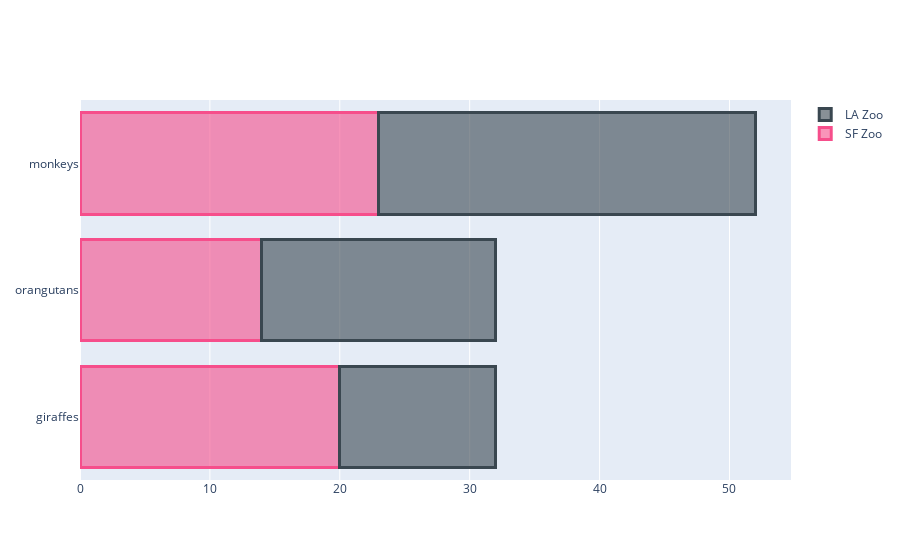
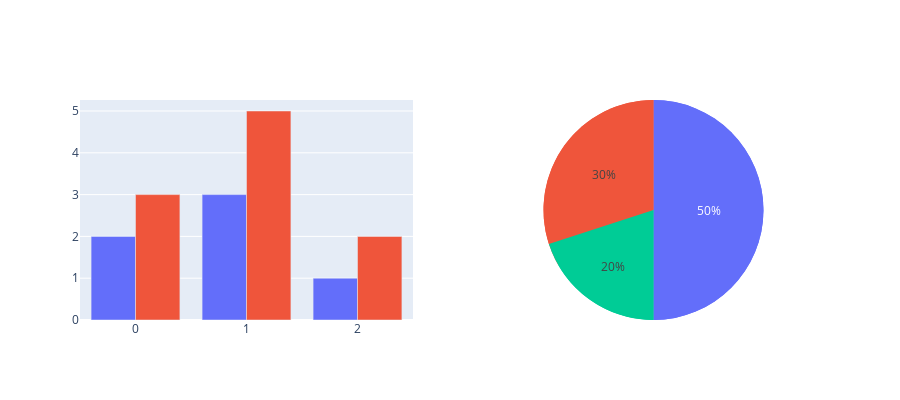

Source (notebook cell) for these figures, in order:
### Code cell
fig = go.Figure()
   
fig.add_trace(go.Bar(
    y=['giraffes', 'orangutans', 'monkeys'],
    x=[20, 14, 23],
    name='SF Zoo',
    orientation='h',
    marker=dict(
        color='rgba(246, 78, 139, 0.6)',
        line=dict(color='rgba(246, 78, 139, 1.0)', width=3)
    )
))
fig.add_trace(go.Bar(
    y=['giraffes', 'orangutans', 'monkeys'],
    x=[12, 18, 29],
    name='LA Zoo',
    orientation='h',
    marker=dict(
        color='rgba(58, 71, 80, 0.6)',
        line=dict(color='rgba(58, 71, 80, 1.0)', width=3),
     
    )      
    
))

fig.update_layout(barmode='stack')

fig.show()

fig = make_subplots(
    rows=1, cols=2,
    specs=[[{"type": "bar"}, {"type": "pie"}]],
)
fig.add_trace(go.Bar(y=[2, 3, 1]),
              row=1, col=1)
fig.add_trace(go.Bar(y=[3, 5, 2]),
              row=1, col=1)
fig.add_trace(go.Pie(values=[2, 3, 1]),
              row=1, col=2)
fig.add_trace(go.Pie(values=[3, 5, 2]),
              row=1, col=2)
fig.update_layout(height=400, showlegend=False)

fig.show()

### Figure 1 — Plotly figure (JSON) as saved in the notebook; plotly's stock layout.template omitted (floating-point values rounded to 4 significant figures)
{"data": [{"marker": {"color": "rgba(246, 78, 139, 0.6)", "line": {"color": "rgba(246, 78, 139, 1.0)", "width": 3}}, "name": "SF Zoo", "orientation": "h", "type": "bar", "x": [20, 14, 23], "y": ["giraffes", "orangutans", "monkeys"]}, {"marker": {"color": "rgba(58, 71, 80, 0.6)", "line": {"color": "rgba(58, 71, 80, 1.0)", "width": 3}}, "name": "LA Zoo", "orientation": "h", "type": "bar", "x": [12, 18, 29], "y": ["giraffes", "orangutans", "monkeys"]}], "layout": {"barmode": "stack"}}

### Figure 2 — Plotly figure (JSON) as saved in the notebook; plotly's stock layout.template omitted (floating-point values rounded to 4 significant figures)
{"data": [{"type": "bar", "xaxis": "x", "y": [2, 3, 1], "yaxis": "y"}, {"type": "bar", "xaxis": "x", "y": [3, 5, 2], "yaxis": "y"}, {"domain": {"x": [0.55, 1], "y": [0, 1]}, "type": "pie", "values": [2, 3, 1]}, {"domain": {"x": [0.55, 1], "y": [0, 1]}, "type": "pie", "values": [3, 5, 2]}], "layout": {"height": 400, "showlegend": false, "xaxis": {"anchor": "y", "domain": [0, 0.45]}, "yaxis": {"anchor": "x", "domain": [0, 1]}}}
